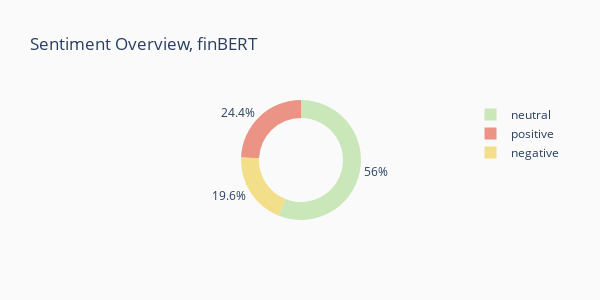

This figure's notebook cell:
### Code cell
df_finbertResult = pd.read_csv('finbert_result.csv')
fig = px.pie(df_finbertResult, names='label', 
             height=300, width=600, 
             hole=0.7, 
             title='Sentiment Overview, finBERT',
             color_discrete_sequence=['#CAE7B9', '#EB9486', '#F3DE8A'])
fig.update_layout(plot_bgcolor='#fafafa', paper_bgcolor='#fafafa')
fig.show()

### Figure 1 — Plotly figure (JSON) as saved in the notebook; plotly's stock layout.template omitted (floating-point values rounded to 4 significant figures; data arrays with more than 128 entries replaced by an {"elided": "..."} marker saying what was removed)
{"data": [{"domain": {"x": [0, 1], "y": [0, 1]}, "hole": 0.7, "hovertemplate": "label=%{label}<extra></extra>", "labels": {"elided": "2316 str values"}, "legendgroup": "", "name": "", "showlegend": true, "type": "pie"}], "layout": {"height": 300, "legend": {"tracegroupgap": 0}, "paper_bgcolor": "#fafafa", "piecolorway": ["#CAE7B9", "#EB9486", "#F3DE8A"], "plot_bgcolor": "#fafafa", "title": {"text": "Sentiment Overview, finBERT"}, "width": 600}}
